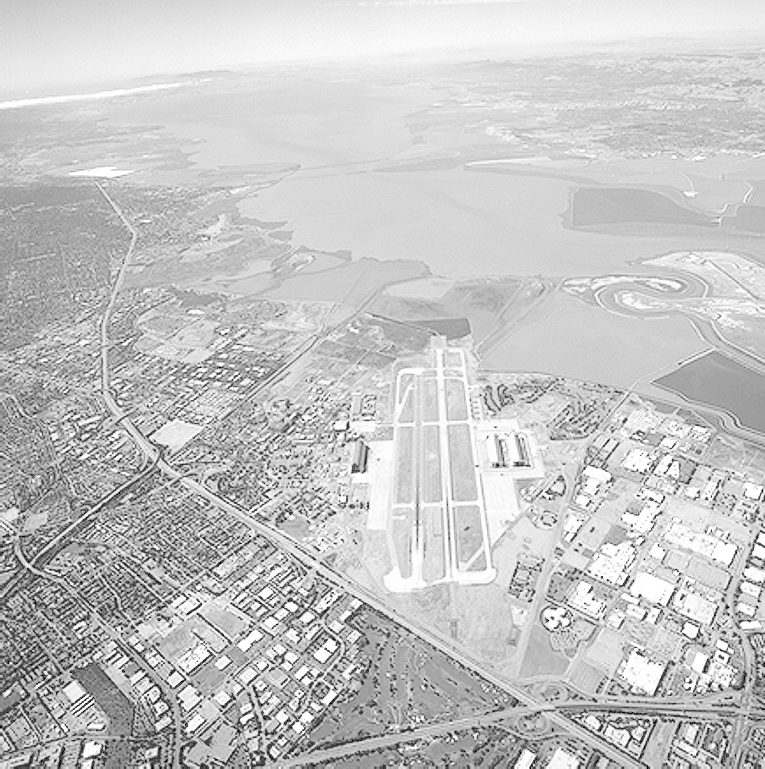
#> input picture assignment_one/runway.png, 765 x 769 px
$ jupyter execute q3.ipynb
#> lines starting #> are read from the running program, lines starting #| are printed output that depends on the picture
Question 3

[cell 1]
import cv2 as cv
import numpy as np
import sys
import matplotlib.pyplot as plt

img = cv.imread('runway.png')
#> img is the input picture: shape (769, 765, 3); min 0, max 255, mean 197.1
if img is None:
    print("Could not read input image")
    sys.exit(1)

img = cv.cvtColor(img, cv.COLOR_BGR2GRAY)
#> img: shape (769, 765)

# Do histogram equalization
flat_img = img.flatten()

hist = np.bincount(flat_img, minlength=256)
#> hist = 256 values, max 15137 at index 213, min 0 at index 1, mean 2298
cdf = hist.cumsum()
#> cdf = 256 values from 875 to 588285

cdf_min = cdf[cdf > 0].min()
#> cdf_min = 875
total_pixels = flat_img.size
#> total_pixels = 588285

cdf_normalized = (cdf - cdf_min) / (total_pixels - cdf_min) * 255
#> cdf_normalized = 256 values from 0 to 255
cdf_normalized = cdf_normalized.astype(np.uint8)

img_eq = cdf_normalized[img]
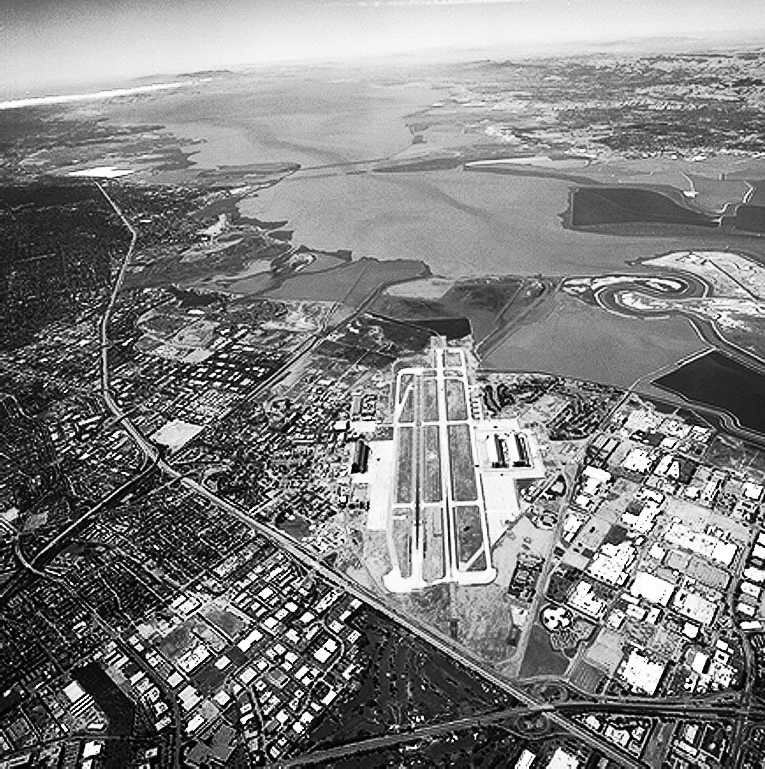
#> img_eq: shape (769, 765); min 0, max 255, mean 128.2

#display iamges and histogram
plot, axis = plt.subplots(2,2,figsize=(10,10))

axis[0,0].imshow(img,cmap='gray')
axis[0,0].set_title('Original')
axis[0,0].axis('off')

axis[1,0].hist(img.flatten(),bins=256, range=[0,256])

axis[0,1].imshow(img_eq,cmap='gray')
axis[0,1].set_title('Histogram Equalized')
axis[0,1].axis('off')

axis[1,1].hist(img_eq.flatten(), bins=256, range=[0,256])
plt.show()
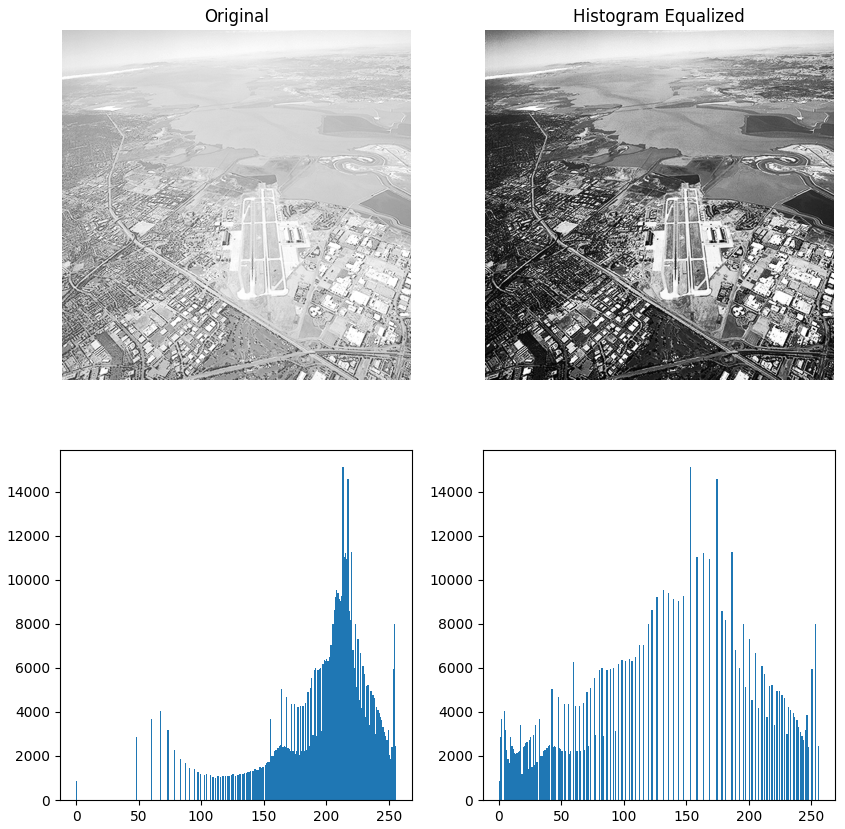
#> figure drawn by matplotlib, 4 panels; panel 3: tallest bar 15137 high, from x = 213 to 214; panel 4: tallest bar 15137 high, from x = 153 to 154
